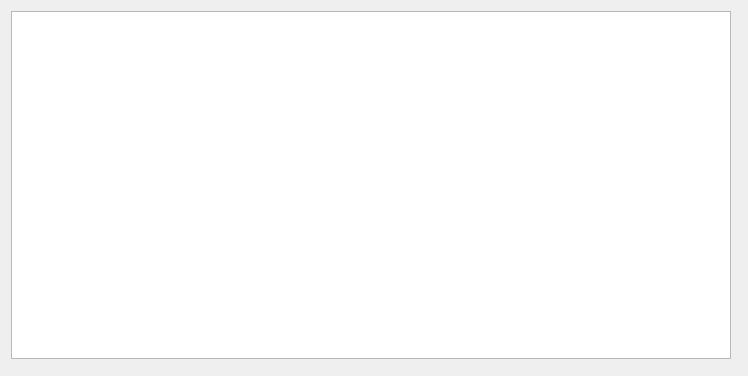
<?xml version="1.0" encoding="UTF-8"?>
<ui version="4.0">
 <class>MainWindow</class>
 <widget class="QMainWindow" name="MainWindow">
  <property name="geometry">
   <rect>
    <x>0</x>
    <y>0</y>
    <width>748</width>
    <height>376</height>
   </rect>
  </property>
  <property name="windowTitle">
   <string>MainWindow</string>
  </property>
  <widget class="QWidget" name="centralWidget">
   <layout class="QGridLayout" name="gridLayout">
    <item row="0" column="0">
     <widget class="QGraphicsView" name="graphicsView"/>
    </item>
    <item row="0" column="1" rowspan="2">
     <widget class="FrameLeft" name="frameLeft">
      <property name="frameShape">
       <enum>QFrame::StyledPanel</enum>
      </property>
      <property name="frameShadow">
       <enum>QFrame::Raised</enum>
      </property>
     </widget>
    </item>
    <item row="1" column="0">
     <widget class="FrameBottom" name="frameBottom">
      <property name="frameShape">
       <enum>QFrame::StyledPanel</enum>
      </property>
      <property name="frameShadow">
       <enum>QFrame::Raised</enum>
      </property>
     </widget>
    </item>
   </layout>
  </widget>
 </widget>
 <layoutdefault spacing="6" margin="11"/>
 <customwidgets>
  <customwidget>
   <class>FrameLeft</class>
   <extends>QFrame</extends>
   <header>frameleft.h</header>
   <container>1</container>
  </customwidget>
  <customwidget>
   <class>FrameBottom</class>
   <extends>QFrame</extends>
   <header>framebottom.h</header>
   <container>1</container>
  </customwidget>
 </customwidgets>
 <resources/>
 <connections/>
</ui>
